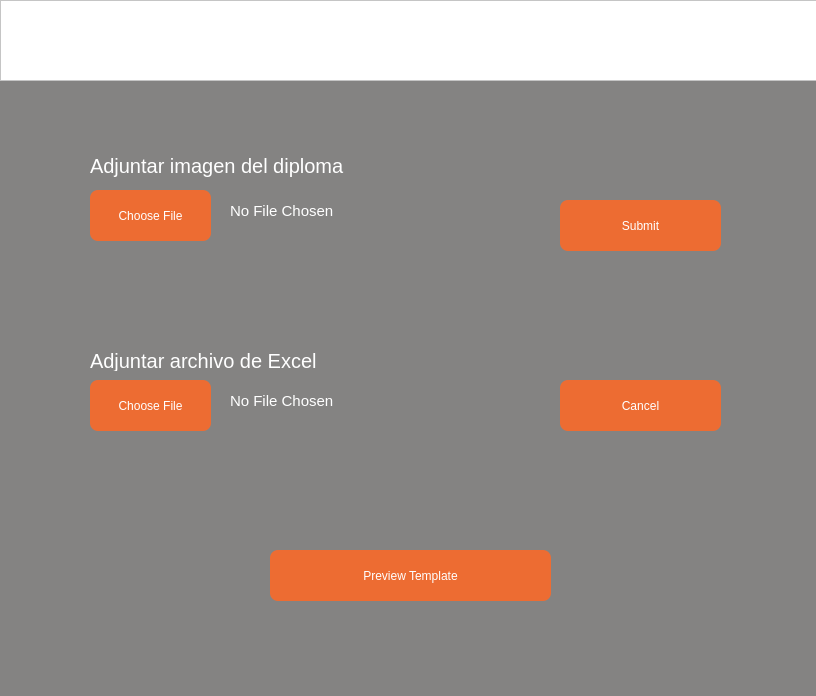
<?xml version="1.0" encoding="UTF-8"?>
<ui version="4.0">
 <class>Form</class>
 <widget class="QWidget" name="Form">
  <property name="geometry">
   <rect>
    <x>0</x>
    <y>0</y>
    <width>816</width>
    <height>696</height>
   </rect>
  </property>
  <property name="palette">
   <palette>
    <active>
     <colorrole role="WindowText">
      <brush brushstyle="SolidPattern">
       <color alpha="255">
        <red>255</red>
        <green>255</green>
        <blue>255</blue>
       </color>
      </brush>
     </colorrole>
     <colorrole role="Button">
      <brush brushstyle="SolidPattern">
       <color alpha="255">
        <red>132</red>
        <green>131</green>
        <blue>130</blue>
       </color>
      </brush>
     </colorrole>
     <colorrole role="Light">
      <brush brushstyle="SolidPattern">
       <color alpha="255">
        <red>255</red>
        <green>255</green>
        <blue>255</blue>
       </color>
      </brush>
     </colorrole>
     <colorrole role="Midlight">
      <brush brushstyle="SolidPattern">
       <color alpha="255">
        <red>255</red>
        <green>255</green>
        <blue>255</blue>
       </color>
      </brush>
     </colorrole>
     <colorrole role="Dark">
      <brush brushstyle="SolidPattern">
       <color alpha="255">
        <red>127</red>
        <green>127</green>
        <blue>127</blue>
       </color>
      </brush>
     </colorrole>
     <colorrole role="Mid">
      <brush brushstyle="SolidPattern">
       <color alpha="255">
        <red>170</red>
        <green>170</green>
        <blue>170</blue>
       </color>
      </brush>
     </colorrole>
     <colorrole role="Text">
      <brush brushstyle="SolidPattern">
       <color alpha="255">
        <red>255</red>
        <green>255</green>
        <blue>255</blue>
       </color>
      </brush>
     </colorrole>
     <colorrole role="BrightText">
      <brush brushstyle="SolidPattern">
       <color alpha="255">
        <red>255</red>
        <green>255</green>
        <blue>255</blue>
       </color>
      </brush>
     </colorrole>
     <colorrole role="ButtonText">
      <brush brushstyle="SolidPattern">
       <color alpha="255">
        <red>255</red>
        <green>255</green>
        <blue>255</blue>
       </color>
      </brush>
     </colorrole>
     <colorrole role="Base">
      <brush brushstyle="SolidPattern">
       <color alpha="255">
        <red>132</red>
        <green>131</green>
        <blue>130</blue>
       </color>
      </brush>
     </colorrole>
     <colorrole role="Window">
      <brush brushstyle="SolidPattern">
       <color alpha="255">
        <red>132</red>
        <green>131</green>
        <blue>130</blue>
       </color>
      </brush>
     </colorrole>
     <colorrole role="Shadow">
      <brush brushstyle="SolidPattern">
       <color alpha="255">
        <red>0</red>
        <green>0</green>
        <blue>0</blue>
       </color>
      </brush>
     </colorrole>
     <colorrole role="AlternateBase">
      <brush brushstyle="SolidPattern">
       <color alpha="255">
        <red>255</red>
        <green>255</green>
        <blue>255</blue>
       </color>
      </brush>
     </colorrole>
     <colorrole role="ToolTipBase">
      <brush brushstyle="SolidPattern">
       <color alpha="255">
        <red>255</red>
        <green>255</green>
        <blue>220</blue>
       </color>
      </brush>
     </colorrole>
     <colorrole role="ToolTipText">
      <brush brushstyle="SolidPattern">
       <color alpha="255">
        <red>0</red>
        <green>0</green>
        <blue>0</blue>
       </color>
      </brush>
     </colorrole>
    </active>
    <inactive>
     <colorrole role="WindowText">
      <brush brushstyle="SolidPattern">
       <color alpha="255">
        <red>255</red>
        <green>255</green>
        <blue>255</blue>
       </color>
      </brush>
     </colorrole>
     <colorrole role="Button">
      <brush brushstyle="SolidPattern">
       <color alpha="255">
        <red>132</red>
        <green>131</green>
        <blue>130</blue>
       </color>
      </brush>
     </colorrole>
     <colorrole role="Light">
      <brush brushstyle="SolidPattern">
       <color alpha="255">
        <red>255</red>
        <green>255</green>
        <blue>255</blue>
       </color>
      </brush>
     </colorrole>
     <colorrole role="Midlight">
      <brush brushstyle="SolidPattern">
       <color alpha="255">
        <red>255</red>
        <green>255</green>
        <blue>255</blue>
       </color>
      </brush>
     </colorrole>
     <colorrole role="Dark">
      <brush brushstyle="SolidPattern">
       <color alpha="255">
        <red>127</red>
        <green>127</green>
        <blue>127</blue>
       </color>
      </brush>
     </colorrole>
     <colorrole role="Mid">
      <brush brushstyle="SolidPattern">
       <color alpha="255">
        <red>170</red>
        <green>170</green>
        <blue>170</blue>
       </color>
      </brush>
     </colorrole>
     <colorrole role="Text">
      <brush brushstyle="SolidPattern">
       <color alpha="255">
        <red>255</red>
        <green>255</green>
        <blue>255</blue>
       </color>
      </brush>
     </colorrole>
     <colorrole role="BrightText">
      <brush brushstyle="SolidPattern">
       <color alpha="255">
        <red>255</red>
        <green>255</green>
        <blue>255</blue>
       </color>
      </brush>
     </colorrole>
     <colorrole role="ButtonText">
      <brush brushstyle="SolidPattern">
       <color alpha="255">
        <red>255</red>
        <green>255</green>
        <blue>255</blue>
       </color>
      </brush>
     </colorrole>
     <colorrole role="Base">
      <brush brushstyle="SolidPattern">
       <color alpha="255">
        <red>132</red>
        <green>131</green>
        <blue>130</blue>
       </color>
      </brush>
     </colorrole>
     <colorrole role="Window">
      <brush brushstyle="SolidPattern">
       <color alpha="255">
        <red>132</red>
        <green>131</green>
        <blue>130</blue>
       </color>
      </brush>
     </colorrole>
     <colorrole role="Shadow">
      <brush brushstyle="SolidPattern">
       <color alpha="255">
        <red>0</red>
        <green>0</green>
        <blue>0</blue>
       </color>
      </brush>
     </colorrole>
     <colorrole role="AlternateBase">
      <brush brushstyle="SolidPattern">
       <color alpha="255">
        <red>255</red>
        <green>255</green>
        <blue>255</blue>
       </color>
      </brush>
     </colorrole>
     <colorrole role="ToolTipBase">
      <brush brushstyle="SolidPattern">
       <color alpha="255">
        <red>255</red>
        <green>255</green>
        <blue>220</blue>
       </color>
      </brush>
     </colorrole>
     <colorrole role="ToolTipText">
      <brush brushstyle="SolidPattern">
       <color alpha="255">
        <red>0</red>
        <green>0</green>
        <blue>0</blue>
       </color>
      </brush>
     </colorrole>
    </inactive>
    <disabled>
     <colorrole role="WindowText">
      <brush brushstyle="SolidPattern">
       <color alpha="255">
        <red>255</red>
        <green>255</green>
        <blue>255</blue>
       </color>
      </brush>
     </colorrole>
     <colorrole role="Button">
      <brush brushstyle="SolidPattern">
       <color alpha="255">
        <red>132</red>
        <green>131</green>
        <blue>130</blue>
       </color>
      </brush>
     </colorrole>
     <colorrole role="Light">
      <brush brushstyle="SolidPattern">
       <color alpha="255">
        <red>255</red>
        <green>255</green>
        <blue>255</blue>
       </color>
      </brush>
     </colorrole>
     <colorrole role="Midlight">
      <brush brushstyle="SolidPattern">
       <color alpha="255">
        <red>255</red>
        <green>255</green>
        <blue>255</blue>
       </color>
      </brush>
     </colorrole>
     <colorrole role="Dark">
      <brush brushstyle="SolidPattern">
       <color alpha="255">
        <red>127</red>
        <green>127</green>
        <blue>127</blue>
       </color>
      </brush>
     </colorrole>
     <colorrole role="Mid">
      <brush brushstyle="SolidPattern">
       <color alpha="255">
        <red>170</red>
        <green>170</green>
        <blue>170</blue>
       </color>
      </brush>
     </colorrole>
     <colorrole role="Text">
      <brush brushstyle="SolidPattern">
       <color alpha="255">
        <red>255</red>
        <green>255</green>
        <blue>255</blue>
       </color>
      </brush>
     </colorrole>
     <colorrole role="BrightText">
      <brush brushstyle="SolidPattern">
       <color alpha="255">
        <red>255</red>
        <green>255</green>
        <blue>255</blue>
       </color>
      </brush>
     </colorrole>
     <colorrole role="ButtonText">
      <brush brushstyle="SolidPattern">
       <color alpha="255">
        <red>255</red>
        <green>255</green>
        <blue>255</blue>
       </color>
      </brush>
     </colorrole>
     <colorrole role="Base">
      <brush brushstyle="SolidPattern">
       <color alpha="255">
        <red>132</red>
        <green>131</green>
        <blue>130</blue>
       </color>
      </brush>
     </colorrole>
     <colorrole role="Window">
      <brush brushstyle="SolidPattern">
       <color alpha="255">
        <red>132</red>
        <green>131</green>
        <blue>130</blue>
       </color>
      </brush>
     </colorrole>
     <colorrole role="Shadow">
      <brush brushstyle="SolidPattern">
       <color alpha="255">
        <red>0</red>
        <green>0</green>
        <blue>0</blue>
       </color>
      </brush>
     </colorrole>
     <colorrole role="AlternateBase">
      <brush brushstyle="SolidPattern">
       <color alpha="255">
        <red>255</red>
        <green>255</green>
        <blue>255</blue>
       </color>
      </brush>
     </colorrole>
     <colorrole role="ToolTipBase">
      <brush brushstyle="SolidPattern">
       <color alpha="255">
        <red>255</red>
        <green>255</green>
        <blue>220</blue>
       </color>
      </brush>
     </colorrole>
     <colorrole role="ToolTipText">
      <brush brushstyle="SolidPattern">
       <color alpha="255">
        <red>0</red>
        <green>0</green>
        <blue>0</blue>
       </color>
      </brush>
     </colorrole>
    </disabled>
   </palette>
  </property>
  <property name="windowTitle">
   <string>Form</string>
  </property>
  <property name="autoFillBackground">
   <bool>false</bool>
  </property>
  <property name="styleSheet">
   <string notr="true">color: white;
background-color: rgb(132, 131, 130);</string>
  </property>
  <widget class="QPushButton" name="pushButton">
   <property name="enabled">
    <bool>true</bool>
   </property>
   <property name="geometry">
    <rect>
     <x>90</x>
     <y>190</y>
     <width>121</width>
     <height>51</height>
    </rect>
   </property>
   <property name="palette">
    <palette>
     <active>
      <colorrole role="WindowText">
       <brush brushstyle="SolidPattern">
        <color alpha="255">
         <red>255</red>
         <green>255</green>
         <blue>255</blue>
        </color>
       </brush>
      </colorrole>
      <colorrole role="Button">
       <brush brushstyle="SolidPattern">
        <color alpha="255">
         <red>237</red>
         <green>108</green>
         <blue>50</blue>
        </color>
       </brush>
      </colorrole>
      <colorrole role="Text">
       <brush brushstyle="SolidPattern">
        <color alpha="255">
         <red>255</red>
         <green>255</green>
         <blue>255</blue>
        </color>
       </brush>
      </colorrole>
      <colorrole role="ButtonText">
       <brush brushstyle="SolidPattern">
        <color alpha="255">
         <red>255</red>
         <green>255</green>
         <blue>255</blue>
        </color>
       </brush>
      </colorrole>
      <colorrole role="Base">
       <brush brushstyle="SolidPattern">
        <color alpha="255">
         <red>237</red>
         <green>108</green>
         <blue>50</blue>
        </color>
       </brush>
      </colorrole>
      <colorrole role="Window">
       <brush brushstyle="SolidPattern">
        <color alpha="255">
         <red>237</red>
         <green>108</green>
         <blue>50</blue>
        </color>
       </brush>
      </colorrole>
     </active>
     <inactive>
      <colorrole role="WindowText">
       <brush brushstyle="SolidPattern">
        <color alpha="255">
         <red>255</red>
         <green>255</green>
         <blue>255</blue>
        </color>
       </brush>
      </colorrole>
      <colorrole role="Button">
       <brush brushstyle="SolidPattern">
        <color alpha="255">
         <red>237</red>
         <green>108</green>
         <blue>50</blue>
        </color>
       </brush>
      </colorrole>
      <colorrole role="Text">
       <brush brushstyle="SolidPattern">
        <color alpha="255">
         <red>255</red>
         <green>255</green>
         <blue>255</blue>
        </color>
       </brush>
      </colorrole>
      <colorrole role="ButtonText">
       <brush brushstyle="SolidPattern">
        <color alpha="255">
         <red>255</red>
         <green>255</green>
         <blue>255</blue>
        </color>
       </brush>
      </colorrole>
      <colorrole role="Base">
       <brush brushstyle="SolidPattern">
        <color alpha="255">
         <red>237</red>
         <green>108</green>
         <blue>50</blue>
        </color>
       </brush>
      </colorrole>
      <colorrole role="Window">
       <brush brushstyle="SolidPattern">
        <color alpha="255">
         <red>237</red>
         <green>108</green>
         <blue>50</blue>
        </color>
       </brush>
      </colorrole>
     </inactive>
     <disabled>
      <colorrole role="WindowText">
       <brush brushstyle="SolidPattern">
        <color alpha="255">
         <red>255</red>
         <green>255</green>
         <blue>255</blue>
        </color>
       </brush>
      </colorrole>
      <colorrole role="Button">
       <brush brushstyle="SolidPattern">
        <color alpha="255">
         <red>237</red>
         <green>108</green>
         <blue>50</blue>
        </color>
       </brush>
      </colorrole>
      <colorrole role="Text">
       <brush brushstyle="SolidPattern">
        <color alpha="255">
         <red>255</red>
         <green>255</green>
         <blue>255</blue>
        </color>
       </brush>
      </colorrole>
      <colorrole role="ButtonText">
       <brush brushstyle="SolidPattern">
        <color alpha="255">
         <red>255</red>
         <green>255</green>
         <blue>255</blue>
        </color>
       </brush>
      </colorrole>
      <colorrole role="Base">
       <brush brushstyle="SolidPattern">
        <color alpha="255">
         <red>237</red>
         <green>108</green>
         <blue>50</blue>
        </color>
       </brush>
      </colorrole>
      <colorrole role="Window">
       <brush brushstyle="SolidPattern">
        <color alpha="255">
         <red>237</red>
         <green>108</green>
         <blue>50</blue>
        </color>
       </brush>
      </colorrole>
     </disabled>
    </palette>
   </property>
   <property name="autoFillBackground">
    <bool>false</bool>
   </property>
   <property name="styleSheet">
    <string notr="true">background-color: rgb(237, 108, 50);
border-radius: 8px</string>
   </property>
   <property name="text">
    <string>Choose File</string>
   </property>
   <property name="checkable">
    <bool>false</bool>
   </property>
   <property name="autoDefault">
    <bool>false</bool>
   </property>
   <property name="default">
    <bool>false</bool>
   </property>
   <property name="flat">
    <bool>false</bool>
   </property>
  </widget>
  <widget class="QLabel" name="label">
   <property name="geometry">
    <rect>
     <x>230</x>
     <y>190</y>
     <width>131</width>
     <height>41</height>
    </rect>
   </property>
   <property name="styleSheet">
    <string notr="true">font-size: 15px;</string>
   </property>
   <property name="text">
    <string>No File Chosen</string>
   </property>
  </widget>
  <widget class="QPushButton" name="pushButton_2">
   <property name="geometry">
    <rect>
     <x>560</x>
     <y>380</y>
     <width>161</width>
     <height>51</height>
    </rect>
   </property>
   <property name="styleSheet">
    <string notr="true">background-color: rgb(237, 108, 50);
border-radius: 8px</string>
   </property>
   <property name="text">
    <string>Cancel</string>
   </property>
  </widget>
  <widget class="QPushButton" name="pushButton_3">
   <property name="geometry">
    <rect>
     <x>560</x>
     <y>200</y>
     <width>161</width>
     <height>51</height>
    </rect>
   </property>
   <property name="styleSheet">
    <string notr="true">background-color: rgb(237, 108, 50);
border-radius: 8px</string>
   </property>
   <property name="text">
    <string>Submit</string>
   </property>
  </widget>
  <widget class="QFrame" name="frame">
   <property name="geometry">
    <rect>
     <x>0</x>
     <y>0</y>
     <width>821</width>
     <height>81</height>
    </rect>
   </property>
   <property name="autoFillBackground">
    <bool>false</bool>
   </property>
   <property name="styleSheet">
    <string notr="true">background-color: rgb(255, 255, 255)
</string>
   </property>
   <property name="frameShape">
    <enum>QFrame::StyledPanel</enum>
   </property>
   <property name="frameShadow">
    <enum>QFrame::Raised</enum>
   </property>
   <widget class="QLabel" name="label_2">
    <property name="geometry">
     <rect>
      <x>320</x>
      <y>10</y>
      <width>191</width>
      <height>61</height>
     </rect>
    </property>
    <property name="autoFillBackground">
     <bool>false</bool>
    </property>
    <property name="styleSheet">
     <string notr="true"/>
    </property>
    <property name="text">
     <string/>
    </property>
    <property name="pixmap">
     <pixmap>csoftmty_logo-prmlnc2wtwfq0qz7g47a34tis9oq0g5nh37l67ugw0.png</pixmap>
    </property>
    <property name="scaledContents">
     <bool>false</bool>
    </property>
   </widget>
  </widget>
  <widget class="QPushButton" name="pushButton_4">
   <property name="geometry">
    <rect>
     <x>90</x>
     <y>380</y>
     <width>121</width>
     <height>51</height>
    </rect>
   </property>
   <property name="autoFillBackground">
    <bool>false</bool>
   </property>
   <property name="styleSheet">
    <string notr="true">background-color: rgb(237, 108, 50);
border-radius: 8px</string>
   </property>
   <property name="text">
    <string>Choose File</string>
   </property>
  </widget>
  <widget class="QLabel" name="label_3">
   <property name="geometry">
    <rect>
     <x>230</x>
     <y>380</y>
     <width>131</width>
     <height>41</height>
    </rect>
   </property>
   <property name="styleSheet">
    <string notr="true">font-size: 15px;</string>
   </property>
   <property name="text">
    <string>No File Chosen</string>
   </property>
  </widget>
  <widget class="QPushButton" name="pushButton_5">
   <property name="geometry">
    <rect>
     <x>270</x>
     <y>550</y>
     <width>281</width>
     <height>51</height>
    </rect>
   </property>
   <property name="styleSheet">
    <string notr="true">background-color: rgb(237, 108, 50);
border-radius: 8px</string>
   </property>
   <property name="text">
    <string>Preview Template</string>
   </property>
  </widget>
  <widget class="QLabel" name="label_4">
   <property name="geometry">
    <rect>
     <x>90</x>
     <y>350</y>
     <width>301</width>
     <height>21</height>
    </rect>
   </property>
   <property name="styleSheet">
    <string notr="true">font-size: 20px</string>
   </property>
   <property name="text">
    <string>Adjuntar archivo de Excel</string>
   </property>
  </widget>
  <widget class="QLabel" name="label_5">
   <property name="geometry">
    <rect>
     <x>90</x>
     <y>150</y>
     <width>271</width>
     <height>31</height>
    </rect>
   </property>
   <property name="styleSheet">
    <string notr="true">font-size: 20px</string>
   </property>
   <property name="text">
    <string>Adjuntar imagen del diploma</string>
   </property>
  </widget>
  <zorder>frame</zorder>
  <zorder>pushButton</zorder>
  <zorder>label</zorder>
  <zorder>pushButton_2</zorder>
  <zorder>pushButton_3</zorder>
  <zorder>pushButton_4</zorder>
  <zorder>label_3</zorder>
  <zorder>pushButton_5</zorder>
  <zorder>label_4</zorder>
  <zorder>label_5</zorder>
 </widget>
 <resources/>
 <connections/>
</ui>
